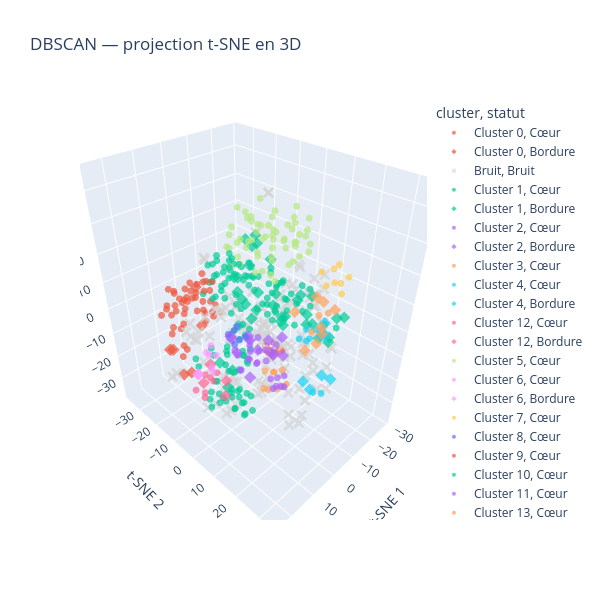

Source (notebook cell):
### Code cell
tsne_3d = TSNE(
    n_components=3,
    metric="cosine",
    perplexity=30,
    init="random",
    learning_rate="auto",
    random_state=42
)

coord_3d = tsne_3d.fit_transform(matrice_tfidf_sublinear.toarray())

visu_3d = visualisation.copy()
visu_3d[["t-SNE 1", "t-SNE 2", "t-SNE 3"]] = coord_3d

fig = px.scatter_3d(
    visu_3d,
    x="t-SNE 1",
    y="t-SNE 2",
    z="t-SNE 3",
    color="cluster",
    symbol="statut",
    symbol_map={"Cœur": "circle", "Bordure": "diamond", "Bruit": "x"},
    color_discrete_map={"Bruit": "lightgray"},
    hover_data=["id", "statut"],
    opacity=0.7,
    title="DBSCAN — projection t-SNE en 3D",
    height=600,
    width=600
)

fig.update_traces(marker_size=4)
fig.update_layout(scene_aspectmode="data")
fig.show()

### Figure 1 — Plotly figure (JSON) as saved in the notebook; plotly's stock layout.template omitted (floating-point values rounded to 4 significant figures; data arrays with more than 128 entries replaced by an {"elided": "..."} marker saying what was removed)
{"data": [{"customdata": [[1, "Cœur"], [18, "Cœur"], [19, "Cœur"], [20, "Cœur"], [21, "Cœur"], [22, "Cœur"], [23, "Cœur"], [24, "Cœur"], [25, "Cœur"], [60, "Cœur"], [61, "Cœur"], [105, "Cœur"], [171, "Cœur"], [172, "Cœur"], [173, "Cœur"], [174, "Cœur"], [175, "Cœur"], [176, "Cœur"], [245, "Cœur"], [263, "Cœur"], [277, "Cœur"], [340, "Cœur"], [341, "Cœur"], [348, "Cœur"], [359, "Cœur"], [360, "Cœur"], [378, "Cœur"], [413, "Cœur"], [440, "Cœur"], [441, "Cœur"], [442, "Cœur"], [443, "Cœur"], [446, "Cœur"], [487, "Cœur"], [488, "Cœur"], [494, "Cœur"], [495, "Cœur"], [496, "Cœur"], [497, "Cœur"]], "hovertemplate": "cluster=Cluster 0<br>statut=%{customdata[1]}<br>t-SNE 1=%{x}<br>t-SNE 2=%{y}<br>t-SNE 3=%{z}<br>id=%{customdata[0]}<extra></extra>", "legendgroup": "Cluster 0, Cœur", "marker": {"color": "#EF553B", "opacity": 0.7, "size": 4, "symbol": "circle"}, "mode": "markers", "name": "Cluster 0, Cœur", "scene": "scene", "showlegend": true, "type": "scatter3d", "x": [9.514, 5.118, 11.69, 0.8828, 1.192, 3.941, 6.172, 11.95, 15.4, 1.091, 10.96, 14.8, 7.28, 3.426, 7.704, 6.189, 7.565, 12.49, -10.21, 16.46, 11.93, 0.05956, 5.164, -7.263, 3.09, 3.295, 17.76, 10.51, 12.33, 12.75, 15.36, 15.63, 15.03, 3.239, -1.501, 13.88, 13.78, 5.413, 7.287], "y": [-15.0, -17.13, -17.87, -17.32, -18.08, -27.76, -25.55, -25.38, -19.95, -21.62, -24.13, -16.08, -17.63, -14.65, -21.82, -31.01, -29.26, -18.38, 0.08593, -12.15, -20.79, -14.71, -16.15, -1.081, -28.43, -24.91, -12.81, -27.73, -22.01, -26.24, -22.71, -25.59, -21.6, -19.5, -18.87, -16.06, -15.62, -22.73, -26.74], "z": [7.523, 2.923, 6.354, -5.214, 0.5693, 2.264, -3.561, -3.183, -3.459, -5.976, 6.241, -9.032, 0.01938, -0.7964, 1.871, 0.02648, -3.376, -2.808, -12.93, -7.329, -6.344, -2.658, -4.299, -13.08, -1.843, -0.3871, -9.846, 5.115, 0.2721, 0.5137, 2.168, -1.503, -7.235, -2.581, -2.504, 7.258, 3.248, 4.311, 0.4128]}, {"customdata": [[3, "Bordure"], [82, "Bordure"], [106, "Bordure"], [117, "Bordure"], [196, "Bordure"], [264, "Bordure"], [365, "Bordure"], [380, "Bordure"], [477, "Bordure"]], "hovertemplate": "cluster=Cluster 0<br>statut=%{customdata[1]}<br>t-SNE 1=%{x}<br>t-SNE 2=%{y}<br>t-SNE 3=%{z}<br>id=%{customdata[0]}<extra></extra>", "legendgroup": "Cluster 0, Bordure", "marker": {"color": "#EF553B", "opacity": 0.7, "size": 4, "symbol": "diamond"}, "mode": "markers", "name": "Cluster 0, Bordure", "scene": "scene", "showlegend": true, "type": "scatter3d", "x": [12.21, 16.95, 20.59, -7.861, -11.76, 20.06, 9.239, 18.66, -9.359], "y": [-9.488, -10.25, -13.74, 1.626, 1.589, -16.22, -14.85, -12.15, -1.428], "z": [1.155, -15.42, -6.003, -16.0, -16.26, -7.739, 11.29, -16.38, -17.13]}, {"customdata": {"elided": "128x2 mixed values"}, "hovertemplate": "cluster=Bruit<br>statut=%{customdata[1]}<br>t-SNE 1=%{x}<br>t-SNE 2=%{y}<br>t-SNE 3=%{z}<br>id=%{customdata[0]}<extra></extra>", "legendgroup": "Bruit, Bruit", "marker": {"color": "lightgray", "opacity": 0.7, "size": 4, "symbol": "x"}, "mode": "markers", "name": "Bruit, Bruit", "scene": "scene", "showlegend": true, "type": "scatter3d", "x": [10.55, 17.3, -24.48, -14.87, -0.7848, 23.59, 23.47, 15.06, -16.24, -20.67, -1.46, -14.44, 7.566, 11.38, 17.72, 15.54, 9.439, 3.248, -24.6, 13.12, -17.61, -17.25, -9.969, -10.45, -6.12, 13.36, 17.85, 15.97, 6.53, -8.74, -2.635, -6.848, -13.77, -13.14, -25.25, 16.42, -25.32, 22.88, 18.9, 12.91, -10.55, -9.685, 13.84, 12.25, 8.401, 12.68, 17.04, -2.873, -13.72, 2.499, 23.63, 1.493, 9.82, 10.14, -3.231, 0.488, 16.43, 4.662, 6.924, -7.835, -10.83, -11.29, -5.148, 1.933, -0.5872, 1.926, 5.989, 6.816, -3.134, -3.26, 10.8, -8.06, -8.699, -13.18, 13.11, -16.25, 9.985, -4.699, -0.3698, 3.846, 8.46, 14.61, 16.37, 9.69, 13.64, 10.53, 14.34, 7.87, -10.49, -10.87, -15.88, 5.795, 8.412, 13.17, 3.693, -0.6468, 0.05835, 5.621, 7.074, -3.274, -0.6365, 24.26, -7.547, -13.71, -9.498, -19.02, 21.31, 20.55, -2.611, -3.318, -9.137, 8.659, 19.85, -9.789, -10.53, -22.74, 25.09, -8.951, -8.758, -7.954, -22.19, -6.537, -0.7384, 3.141, 17.97, 14.44, 0.7902, -4.699], "y": [-9.626, 1.565, 9.096, 7.944, 3.699, 5.052, 7.892, 9.028, -19.31, -14.67, 3.08, -10.32, -21.92, 3.214, 9.169, 8.239, 10.02, 12.13, -10.43, 17.62, -26.45, 3.668, -29.33, -25.89, -4.472, 20.41, 9.609, 11.29, 9.992, 19.2, 0.3789, 17.22, -18.14, -30.6, -11.52, 8.166, -7.756, -0.6642, -4.468, 26.58, -4.947, 23.45, 27.91, 5.909, 26.65, 26.46, 8.096, 27.42, 16.02, 22.34, -8.627, 11.73, 16.64, 13.87, 11.21, 14.08, 6.038, 6.422, 27.35, 17.05, 15.53, 17.6, 26.06, 8.305, 9.892, 16.32, 21.52, 23.58, 24.25, 10.18, 30.72, 18.45, 15.09, 17.36, 16.55, 9.041, 24.14, 1.497, 28.75, 27.46, 20.13, -2.916, -5.589, 27.72, 31.39, 29.78, 28.69, 10.5, 15.66, 12.18, -9.53, -20.82, 12.16, 7.165, 11.67, 7.874, 16.49, -14.14, -12.75, 12.58, 12.42, -10.26, 4.274, -27.73, -9.457, 1.693, 10.49, 9.317, -0.5271, 2.864, 5.897, 0.6749, 0.5556, 6.567, -26.97, -8.498, 0.2395, 14.03, 16.15, 18.3, -16.13, -5.566, 6.149, 9.786, 7.049, 7.487, 6.787, 1.497], "z": [3.365, -20.61, -7.227, -8.029, -26.82, 2.564, 1.97, 18.55, -18.82, -18.75, -23.9, -20.95, -12.62, -11.88, -17.63, 9.815, 11.76, 13.5, -5.064, 17.19, -14.93, 14.92, -13.61, -12.87, 27.69, 18.35, 9.933, 16.7, 15.05, 22.49, -25.2, 21.27, -18.81, -16.61, -7.917, 22.06, -8.139, 12.22, 2.354, -1.539, -12.57, -1.425, -8.112, -11.92, 12.78, 10.89, -2.887, 5.395, 2.217, 2.779, -10.45, 0.4777, 11.75, 11.47, -12.81, -15.96, -14.75, 3.224, 1.179, 11.36, 9.484, 15.92, -12.74, 1.196, -0.7048, 17.51, 22.21, 20.67, -12.89, -15.44, -3.05, 2.246, 2.023, -0.1419, 9.711, 6.645, 11.05, 42.0, 0.5704, 1.032, 8.217, 2.071, 3.06, -1.474, -8.874, -9.486, -11.34, -16.6, 13.87, 12.8, -18.78, -14.52, 16.69, 17.01, -15.87, -9.655, 20.41, 19.55, 21.32, 18.86, 20.3, -12.5, -8.663, -14.19, 3.288, 14.38, -4.835, -1.843, -6.33, -9.291, -15.23, -17.48, -21.18, -9.352, -16.31, -9.723, 10.99, -3.819, -7.382, -9.03, -20.48, -3.671, -18.32, -17.74, -20.3, -18.42, -11.71, 42.0]}, {"customdata": {"elided": "103x2 mixed values"}, "hovertemplate": "cluster=Cluster 1<br>statut=%{customdata[1]}<br>t-SNE 1=%{x}<br>t-SNE 2=%{y}<br>t-SNE 3=%{z}<br>id=%{customdata[0]}<extra></extra>", "legendgroup": "Cluster 1, Cœur", "marker": {"color": "#00cc96", "opacity": 0.7, "size": 4, "symbol": "circle"}, "mode": "markers", "name": "Cluster 1, Cœur", "scene": "scene", "showlegend": true, "type": "scatter3d", "x": [5.737, -0.06716, 12.51, -9.808, -8.68, -12.36, 0.1037, -2.619, 0.6412, -21.85, -13.53, 0.417, 6.42, 4.143, -6.728, -2.883, -2.443, 3.825, 9.24, 11.92, 14.48, -12.24, 7.785, 5.782, 3.705, 0.3657, -7.001, 5.812, -3.565, 10.02, 6.574, -6.874, -9.759, -0.2772, -5.733, 7.666, -9.184, -9.764, -5.352, -7.042, 4.461, -14.68, -11.67, 3.216, 1.171, -8.093, -10.23, 6.445, 5.193, 11.8, 4.523, -0.7472, -4.001, -2.942, 5.92, 9.338, 0.1999, -6.949, -8.367, -0.983, -1.378, -19.51, -9.304, -2.863, 4.162, -1.521, -5.231, -3.856, 3.431, -15.41, 9.046, 2.257, 7.034, 1.082, -5.672, 11.11, 6.852, 10.8, 7.956, 13.09, 10.68, 11.88, 13.01, -9.779, -21.09, -21.96, -20.59, 8.854, -2.022, -15.09, -22.5, 9.015, -3.746, 2.012, 1.809, 2.795, -0.2388, 3.053, -11.99, -11.98, 7.081, -2.71, -0.6538], "y": [-12.59, -12.26, -6.505, 0.3858, 0.4585, -4.052, -8.369, -7.158, 0.3962, 4.491, -2.294, -2.303, -9.882, -10.41, -8.709, -7.455, -8.424, 0.4419, -2.939, -3.612, -4.803, -3.191, 1.541, 1.312, -7.51, -6.135, -8.498, -13.44, 3.048, -6.27, -6.216, 0.3179, 3.468, 9.41, 23.04, -8.212, -13.79, -11.15, -8.758, -8.036, -0.2794, -1.2, -0.9609, -4.95, -0.9238, 5.848, 4.774, -5.857, -1.499, -8.372, -5.269, -7.021, -6.506, -9.514, -5.489, 1.391, 1.198, 4.123, -0.3896, 15.97, -13.56, 1.247, 24.45, -10.17, -5.903, 0.513, -0.6766, 2.566, -8.529, -4.019, 0.6586, 2.345, 3.313, -2.593, -10.4, -14.19, -1.534, -15.77, -1.738, -6.061, -6.401, -3.928, -1.307, -9.268, -2.636, 2.106, 2.248, -3.491, -2.664, -7.903, 4.626, -8.164, -12.61, -5.553, -7.408, 2.822, 2.328, -0.4634, 2.656, 3.571, 3.245, -3.996, -3.547], "z": [-16.46, -19.41, -24.51, 0.662, -2.508, 13.45, 20.05, 16.66, 21.01, 5.12, -0.7574, -30.57, -32.03, -35.86, 10.79, -18.47, -11.86, -36.05, 16.96, 19.53, 15.97, 4.603, 12.22, 9.553, -21.63, -35.2, 7.479, -13.82, 3.714, -21.26, 12.71, 12.03, 13.24, 9.229, 9.418, -34.24, -12.05, -13.0, -11.82, -18.64, -31.02, 8.293, 8.097, -20.74, -15.55, 8.649, 6.777, -16.03, -25.67, -29.74, -31.67, -32.73, -21.24, -26.4, 10.03, -28.74, 13.39, 13.87, 14.9, 7.835, -17.36, -1.009, 6.915, 4.941, -28.64, 5.529, 4.93, 7.002, -13.65, 5.788, 9.248, -34.25, -32.12, -13.34, -20.12, -19.14, -32.88, -16.87, -24.73, -30.81, 17.28, 13.44, 15.94, 8.85, 0.3799, -4.941, 6.076, -29.32, -33.89, -1.009, -1.817, -23.14, -11.25, 20.07, 17.2, 20.0, 18.34, 17.36, -2.187, 1.14, -26.3, 19.27, 15.89]}, {"customdata": [[12, "Bordure"], [27, "Bordure"], [28, "Bordure"], [30, "Bordure"], [43, "Bordure"], [44, "Bordure"], [45, "Bordure"], [47, "Bordure"], [52, "Bordure"], [70, "Bordure"], [100, "Bordure"], [143, "Bordure"], [147, "Bordure"], [157, "Bordure"], [163, "Bordure"], [190, "Bordure"], [191, "Bordure"], [193, "Bordure"], [194, "Bordure"], [229, "Bordure"], [256, "Bordure"], [259, "Bordure"], [278, "Bordure"], [287, "Bordure"], [304, "Bordure"], [313, "Bordure"], [326, "Bordure"], [405, "Bordure"], [452, "Bordure"], [453, "Bordure"], [454, "Bordure"], [465, "Bordure"], [466, "Bordure"], [469, "Bordure"], [480, "Bordure"]], "hovertemplate": "cluster=Cluster 1<br>statut=%{customdata[1]}<br>t-SNE 1=%{x}<br>t-SNE 2=%{y}<br>t-SNE 3=%{z}<br>id=%{customdata[0]}<extra></extra>", "legendgroup": "Cluster 1, Bordure", "marker": {"color": "#00cc96", "opacity": 0.7, "size": 4, "symbol": "diamond"}, "mode": "markers", "name": "Cluster 1, Bordure", "scene": "scene", "showlegend": true, "type": "scatter3d", "x": [-23.49, -9.642, -6.194, -2.217, -17.55, -16.15, -19.11, -2.198, -8.135, -10.67, -5.934, 8.396, -4.217, -5.372, -8.603, -0.918, 2.178, -10.39, -11.28, 2.166, -11.87, -1.804, -5.084, -3.132, -10.6, -5.303, 2.849, -1.808, -8.209, -7.31, -12.68, -18.06, -19.88, 11.17, -8.51], "y": [-0.5334, -8.3, -9.078, -10.15, -6.457, -6.227, 7.634, 21.24, -6.324, -11.9, -12.5, -6.282, -10.8, 7.238, 22.68, 12.46, 14.44, 25.95, 22.98, -3.922, 7.737, -6.26, 21.73, -6.123, -10.93, 25.14, 5.275, -11.75, -8.281, -5.293, -4.628, 6.926, 5.507, 0.362, 4.209], "z": [-0.2981, 24.32, 23.9, 11.74, 0.1489, -3.601, 5.193, 10.37, -1.643, 11.9, 9.015, -14.14, -8.393, 3.902, 1.159, 9.05, 8.638, 10.8, 8.502, 11.3, 7.071, 5.64, 4.105, 3.125, -8.803, 6.052, 15.63, -27.43, 21.1, 23.44, 16.12, -5.8, -3.513, -18.55, -0.9389]}, {"customdata": [[7, "Cœur"], [31, "Cœur"], [84, "Cœur"], [94, "Cœur"], [104, "Cœur"], [354, "Cœur"], [368, "Cœur"], [389, "Cœur"], [394, "Cœur"], [403, "Cœur"], [430, "Cœur"], [436, "Cœur"], [437, "Cœur"], [456, "Cœur"], [464, "Cœur"], [486, "Cœur"]], "hovertemplate": "cluster=Cluster 2<br>statut=%{customdata[1]}<br>t-SNE 1=%{x}<br>t-SNE 2=%{y}<br>t-SNE 3=%{z}<br>id=%{customdata[0]}<extra></extra>", "legendgroup": "Cluster 2, Cœur", "marker": {"color": "#ab63fa", "opacity": 0.7, "size": 4, "symbol": "circle"}, "mode": "markers", "name": "Cluster 2, Cœur", "scene": "scene", "showlegend": true, "type": "scatter3d", "x": [-17.52, -14.53, -20.22, -12.12, -18.49, -13.42, -20.02, -22.44, -18.06, -20.84, -10.63, -16.85, -14.3, -10.73, -11.77, -8.947], "y": [-13.79, -12.37, -21.84, -21.53, -11.02, -14.53, -7.721, -19.42, -19.49, -13.55, -18.36, -14.31, -16.38, -16.74, -13.26, -15.26], "z": [-28.94, -32.49, -30.12, -30.05, -32.75, -27.27, -23.88, -28.39, -29.8, -30.4, -29.73, -34.74, -32.36, -36.02, -29.42, -34.34]}, {"customdata": [[42, "Bordure"], [54, "Bordure"], [55, "Bordure"], [83, "Bordure"], [93, "Bordure"], [130, "Bordure"], [131, "Bordure"], [133, "Bordure"], [393, "Bordure"], [421, "Bordure"], [431, "Bordure"], [472, "Bordure"]], "hovertemplate": "cluster=Cluster 2<br>statut=%{customdata[1]}<br>t-SNE 1=%{x}<br>t-SNE 2=%{y}<br>t-SNE 3=%{z}<br>id=%{customdata[0]}<extra></extra>", "legendgroup": "Cluster 2, Bordure", "marker": {"color": "#ab63fa", "opacity": 0.7, "size": 4, "symbol": "diamond"}, "mode": "markers", "name": "Cluster 2, Bordure", "scene": "scene", "showlegend": true, "type": "scatter3d", "x": [-11.34, -22.21, -18.27, -18.56, -11.0, -15.61, -20.56, -18.7, -20.84, -12.82, -8.821, -16.64], "y": [-22.3, -6.889, -7.373, -20.95, -12.23, -16.91, -12.05, -2.99, -17.98, -24.47, -16.86, -6.553], "z": [-24.61, -21.17, -27.51, -26.36, -37.18, -24.44, -24.62, -25.53, -32.97, -25.49, -26.5, -24.95]}, {"customdata": [[8, "Cœur"], [219, "Cœur"], [220, "Cœur"], [240, "Cœur"], [254, "Cœur"], [255, "Cœur"], [261, "Cœur"], [262, "Cœur"], [291, "Cœur"]], "hovertemplate": "cluster=Cluster 3<br>statut=%{customdata[1]}<br>t-SNE 1=%{x}<br>t-SNE 2=%{y}<br>t-SNE 3=%{z}<br>id=%{customdata[0]}<extra></extra>", "legendgroup": "Cluster 3, Cœur", "marker": {"color": "#FFA15A", "opacity": 0.7, "size": 4, "symbol": "circle"}, "mode": "markers", "name": "Cluster 3, Cœur", "scene": "scene", "showlegend": true, "type": "scatter3d", "x": [4.73, 7.45, 5.923, 8.095, 12.19, 9.605, 11.43, 8.947, 4.823], "y": [17.18, 17.68, 14.79, 20.57, 18.63, 14.91, 16.22, 17.75, 19.01], "z": [-4.673, -10.1, -6.335, -6.725, -6.38, -3.395, -8.069, -2.436, -9.068]}, {"customdata": [[13, "Cœur"], [135, "Cœur"], [149, "Cœur"], [344, "Cœur"], [449, "Cœur"], [479, "Cœur"]], "hovertemplate": "cluster=Cluster 4<br>statut=%{customdata[1]}<br>t-SNE 1=%{x}<br>t-SNE 2=%{y}<br>t-SNE 3=%{z}<br>id=%{customdata[0]}<extra></extra>", "legendgroup": "Cluster 4, Cœur", "marker": {"color": "#19d3f3", "opacity": 0.7, "size": 4, "symbol": "circle"}, "mode": "markers", "name": "Cluster 4, Cœur", "scene": "scene", "showlegend": true, "type": "scatter3d", "x": [-25.23, -25.65, -22.46, -22.64, -25.78, -25.49], "y": [7.784, 5.421, 0.9177, 4.092, 2.973, 1.487], "z": [-15.29, -12.72, -17.68, -17.0, -18.31, -14.78]}, {"customdata": [[17, "Bordure"], [74, "Bordure"], [425, "Bordure"]], "hovertemplate": "cluster=Cluster 4<br>statut=%{customdata[1]}<br>t-SNE 1=%{x}<br>t-SNE 2=%{y}<br>t-SNE 3=%{z}<br>id=%{customdata[0]}<extra></extra>", "legendgroup": "Cluster 4, Bordure", "marker": {"color": "#19d3f3", "opacity": 0.7, "size": 4, "symbol": "diamond"}, "mode": "markers", "name": "Cluster 4, Bordure", "scene": "scene", "showlegend": true, "type": "scatter3d", "x": [-24.54, -29.03, -26.59], "y": [10.57, 5.647, 8.228], "z": [-12.26, -15.59, -9.107]}, {"customdata": [[160, "Cœur"], [161, "Cœur"], [166, "Cœur"], [309, "Cœur"], [459, "Cœur"], [460, "Cœur"], [461, "Cœur"]], "hovertemplate": "cluster=Cluster 12<br>statut=%{customdata[1]}<br>t-SNE 1=%{x}<br>t-SNE 2=%{y}<br>t-SNE 3=%{z}<br>id=%{customdata[0]}<extra></extra>", "legendgroup": "Cluster 12, Cœur", "marker": {"color": "#FF6692", "opacity": 0.7, "size": 4, "symbol": "circle"}, "mode": "markers", "name": "Cluster 12, Cœur", "scene": "scene", "showlegend": true, "type": "scatter3d", "x": [17.53, 18.31, 16.37, 19.64, 23.81, 23.08, 22.41], "y": [2.989, 2.199, -1.654, 0.1136, 0.5893, 3.902, 2.778], "z": [-6.674, -10.03, -12.42, -7.945, -11.02, -10.28, -13.49]}, {"customdata": [[14, "Bordure"], [279, "Bordure"], [321, "Bordure"], [374, "Bordure"]], "hovertemplate": "cluster=Cluster 12<br>statut=%{customdata[1]}<br>t-SNE 1=%{x}<br>t-SNE 2=%{y}<br>t-SNE 3=%{z}<br>id=%{customdata[0]}<extra></extra>", "legendgroup": "Cluster 12, Bordure", "marker": {"color": "#FF6692", "opacity": 0.7, "size": 4, "symbol": "diamond"}, "mode": "markers", "name": "Cluster 12, Bordure", "scene": "scene", "showlegend": true, "type": "scatter3d", "x": [18.12, 18.23, 18.36, 15.28], "y": [-2.909, 7.895, 7.256, -2.654], "z": [-14.26, -6.092, -12.56, -8.329]}, {"customdata": [[26, "Cœur"], [36, "Cœur"], [41, "Cœur"], [56, "Cœur"], [58, "Cœur"], [63, "Cœur"], [64, "Cœur"], [65, "Cœur"], [68, "Cœur"], [71, "Cœur"], [72, "Cœur"], [73, "Cœur"], [95, "Cœur"], [98, "Cœur"], [102, "Cœur"], [103, "Cœur"], [116, "Cœur"], [122, "Cœur"], [124, "Cœur"], [138, "Cœur"], [139, "Cœur"], [144, "Cœur"], [151, "Cœur"], [152, "Cœur"], [167, "Cœur"], [169, "Cœur"], [170, "Cœur"], [177, "Cœur"], [178, "Cœur"], [185, "Cœur"], [237, "Cœur"], [239, "Cœur"], [276, "Cœur"], [288, "Cœur"], [289, "Cœur"], [315, "Cœur"], [322, "Cœur"], [333, "Cœur"], [334, "Cœur"], [335, "Cœur"], [336, "Cœur"], [347, "Cœur"], [366, "Cœur"], [372, "Cœur"], [373, "Cœur"], [377, "Cœur"], [397, "Cœur"], [423, "Cœur"], [432, "Cœur"], [433, "Cœur"], [447, "Cœur"], [448, "Cœur"], [467, "Cœur"], [470, "Cœur"], [471, "Cœur"], [476, "Cœur"], [489, "Cœur"], [491, "Cœur"], [493, "Cœur"]], "hovertemplate": "cluster=Cluster 5<br>statut=%{customdata[1]}<br>t-SNE 1=%{x}<br>t-SNE 2=%{y}<br>t-SNE 3=%{z}<br>id=%{customdata[0]}<extra></extra>", "legendgroup": "Cluster 5, Cœur", "marker": {"color": "#B6E880", "opacity": 0.7, "size": 4, "symbol": "circle"}, "mode": "markers", "name": "Cluster 5, Cœur", "scene": "scene", "showlegend": true, "type": "scatter3d", "x": [3.111, 2.118, 0.125, 6.738, -9.361, -7.419, -7.257, -10.91, 5.142, -0.09578, -3.729, 4.283, 6.36, 7.594, 9.666, 4.661, 6.064, -0.708, 4.692, 8.762, 5.572, 11.64, 11.2, 17.07, 7.693, 4.592, -3.556, 0.3447, -4.724, 8.992, 10.72, 7.635, -0.6849, -2.026, 6.844, 6.816, 1.118, 13.24, -2.736, 2.251, 0.3038, 11.94, 10.67, 9.607, 9.713, 10.96, 3.095, 5.682, -9.179, -7.433, 5.241, 10.33, 1.055, -3.93, -2.606, -3.999, 13.66, 3.765, 11.73], "y": [10.33, 9.912, 8.447, 4.48, 4.711, 8.046, 5.478, 7.831, 12.46, 14.94, 17.09, 17.39, 8.351, 12.34, 16.6, 7.562, 8.242, -0.8826, 6.494, 8.803, 16.54, 12.88, 14.26, 9.626, -1.001, 2.479, 11.72, 19.4, 15.69, 3.838, 1.574, 14.4, 14.53, 13.64, 2.513, -1.743, 7.206, 9.079, 18.19, 18.96, 15.68, 10.77, 18.6, 8.124, 11.83, 17.77, 2.8, 12.64, 11.44, 9.45, -0.04666, 3.182, 5.147, 12.48, 10.14, 5.186, 17.2, 11.35, 6.631], "z": [29.19, 33.71, 40.59, 41.14, 32.23, 32.74, 28.84, 29.75, 33.41, 28.38, 30.63, 30.25, 31.07, 37.39, 33.23, 44.96, 38.79, 34.33, 35.53, 35.53, 37.07, 29.2, 42.31, 31.75, 29.14, 29.54, 38.7, 39.16, 39.32, 29.0, 31.7, 27.37, 39.02, 42.76, 32.88, 32.56, 36.43, 30.66, 33.7, 32.44, 34.3, 37.15, 28.74, 41.6, 32.65, 40.91, 38.18, 42.12, 31.17, 28.03, 40.44, 37.79, 31.75, 31.69, 29.54, 32.02, 32.24, 37.6, 35.21]}, {"customdata": [[35, "Cœur"], [179, "Cœur"], [204, "Cœur"], [282, "Cœur"], [416, "Cœur"], [473, "Cœur"]], "hovertemplate": "cluster=Cluster 6<br>statut=%{customdata[1]}<br>t-SNE 1=%{x}<br>t-SNE 2=%{y}<br>t-SNE 3=%{z}<br>id=%{customdata[0]}<extra></extra>", "legendgroup": "Cluster 6, Cœur", "marker": {"color": "#FF97FF", "opacity": 0.7, "size": 4, "symbol": "circle"}, "mode": "markers", "name": "Cluster 6, Cœur", "scene": "scene", "showlegend": true, "type": "scatter3d", "x": [-0.6419, 2.46, 4.824, 0.2454, 4.11, -0.476], "y": [-18.88, -20.49, -15.12, -21.84, -15.51, -21.38], "z": [-24.14, -21.9, -24.15, -25.07, -26.86, -20.97]}, {"customdata": [[280, "Bordure"], [458, "Bordure"]], "hovertemplate": "cluster=Cluster 6<br>statut=%{customdata[1]}<br>t-SNE 1=%{x}<br>t-SNE 2=%{y}<br>t-SNE 3=%{z}<br>id=%{customdata[0]}<extra></extra>", "legendgroup": "Cluster 6, Bordure", "marker": {"color": "#FF97FF", "opacity": 0.7, "size": 4, "symbol": "diamond"}, "mode": "markers", "name": "Cluster 6, Bordure", "scene": "scene", "showlegend": true, "type": "scatter3d", "x": [9.014, 7.694], "y": [-17.56, -19.24], "z": [-26.13, -27.95]}, {"customdata": [[48, "Cœur"], [69, "Cœur"], [238, "Cœur"], [319, "Cœur"], [332, "Cœur"], [371, "Cœur"], [396, "Cœur"], [490, "Cœur"]], "hovertemplate": "cluster=Cluster 7<br>statut=%{customdata[1]}<br>t-SNE 1=%{x}<br>t-SNE 2=%{y}<br>t-SNE 3=%{z}<br>id=%{customdata[0]}<extra></extra>", "legendgroup": "Cluster 7, Cœur", "marker": {"color": "#FECB52", "opacity": 0.7, "size": 4, "symbol": "circle"}, "mode": "markers", "name": "Cluster 7, Cœur", "scene": "scene", "showlegend": true, "type": "scatter3d", "x": [5.931, 1.788, 4.983, 3.447, 4.347, 6.254, 0.9919, 1.844], "y": [28.88, 29.21, 29.73, 31.75, 33.82, 32.93, 31.07, 33.66], "z": [33.71, 32.94, 29.87, 35.81, 29.21, 32.73, 29.37, 32.6]}, {"customdata": [[75, "Cœur"], [77, "Cœur"], [195, "Cœur"], [226, "Cœur"], [361, "Cœur"], [418, "Cœur"]], "hovertemplate": "cluster=Cluster 8<br>statut=%{customdata[1]}<br>t-SNE 1=%{x}<br>t-SNE 2=%{y}<br>t-SNE 3=%{z}<br>id=%{customdata[0]}<extra></extra>", "legendgroup": "Cluster 8, Cœur", "marker": {"color": "#636efa", "opacity": 0.7, "size": 4, "symbol": "circle"}, "mode": "markers", "name": "Cluster 8, Cœur", "scene": "scene", "showlegend": true, "type": "scatter3d", "x": [3.574, 6.261, 2.093, 5.368, 3.022, 4.989], "y": [-2.857, -4.13, -0.7891, -0.1557, -4.957, -2.755], "z": [-0.1879, -2.538, -4.101, -3.053, -3.251, -6.558]}, {"customdata": [[79, "Cœur"], [80, "Cœur"], [81, "Cœur"], [148, "Cœur"], [338, "Cœur"], [339, "Cœur"], [383, "Cœur"], [385, "Cœur"], [457, "Cœur"]], "hovertemplate": "cluster=Cluster 9<br>statut=%{customdata[1]}<br>t-SNE 1=%{x}<br>t-SNE 2=%{y}<br>t-SNE 3=%{z}<br>id=%{customdata[0]}<extra></extra>", "legendgroup": "Cluster 9, Cœur", "marker": {"color": "#EF553B", "opacity": 0.7, "size": 4, "symbol": "circle"}, "mode": "markers", "name": "Cluster 9, Cœur", "scene": "scene", "showlegend": true, "type": "scatter3d", "x": [-8.673, -7.851, -8.206, -11.05, -9.226, -11.32, -4.229, -4.311, -7.258], "y": [-33.6, -36.48, -29.7, -31.6, -34.8, -35.55, -35.86, -32.68, -32.05], "z": [-7.054, -5.04, -4.833, -3.272, -0.4354, -4.938, -2.594, -5.438, -1.89]}, {"customdata": [[87, "Cœur"], [88, "Cœur"], [89, "Cœur"], [90, "Cœur"], [200, "Cœur"], [201, "Cœur"], [202, "Cœur"], [203, "Cœur"], [260, "Cœur"], [265, "Cœur"], [266, "Cœur"], [269, "Cœur"], [270, "Cœur"], [406, "Cœur"], [407, "Cœur"]], "hovertemplate": "cluster=Cluster 10<br>statut=%{customdata[1]}<br>t-SNE 1=%{x}<br>t-SNE 2=%{y}<br>t-SNE 3=%{z}<br>id=%{customdata[0]}<extra></extra>", "legendgroup": "Cluster 10, Cœur", "marker": {"color": "#00cc96", "opacity": 0.7, "size": 4, "symbol": "circle"}, "mode": "markers", "name": "Cluster 10, Cœur", "scene": "scene", "showlegend": true, "type": "scatter3d", "x": [-5.91, -7.489, -9.565, -9.52, -6.266, -9.781, -13.7, -14.32, -7.758, -10.49, -10.81, -9.926, -12.74, -14.59, -12.16], "y": [-22.73, -25.79, -20.45, -20.8, -27.54, -29.28, -22.38, -20.82, -24.5, -27.74, -24.26, -23.27, -23.71, -25.97, -26.5], "z": [5.77, 3.293, 7.978, 3.675, 7.289, 5.521, 2.705, 7.107, 9.698, 9.239, 6.045, 0.2225, 10.73, 6.283, 2.415]}, {"customdata": [[150, "Cœur"], [153, "Cœur"], [154, "Cœur"], [355, "Cœur"], [367, "Cœur"], [455, "Cœur"], [468, "Cœur"]], "hovertemplate": "cluster=Cluster 11<br>statut=%{customdata[1]}<br>t-SNE 1=%{x}<br>t-SNE 2=%{y}<br>t-SNE 3=%{z}<br>id=%{customdata[0]}<extra></extra>", "legendgroup": "Cluster 11, Cœur", "marker": {"color": "#ab63fa", "opacity": 0.7, "size": 4, "symbol": "circle"}, "mode": "markers", "name": "Cluster 11, Cœur", "scene": "scene", "showlegend": true, "type": "scatter3d", "x": [-14.77, -9.133, -10.82, -8.346, -11.79, -10.83, -11.76], "y": [1.307, 4.941, 1.66, 2.021, 4.114, -1.56, 0.5028], "z": [-29.96, -28.94, -28.14, -31.36, -31.48, -30.82, -33.65]}, {"customdata": [[162, "Cœur"], [296, "Cœur"], [298, "Cœur"]], "hovertemplate": "cluster=Cluster 13<br>statut=%{customdata[1]}<br>t-SNE 1=%{x}<br>t-SNE 2=%{y}<br>t-SNE 3=%{z}<br>id=%{customdata[0]}<extra></extra>", "legendgroup": "Cluster 13, Cœur", "marker": {"color": "#FFA15A", "opacity": 0.7, "size": 4, "symbol": "circle"}, "mode": "markers", "name": "Cluster 13, Cœur", "scene": "scene", "showlegend": true, "type": "scatter3d", "x": [1.698, -0.4137, -0.9654], "y": [24.19, 27.42, 24.16], "z": [11.36, 18.09, 15.43]}, {"customdata": [[183, "Bordure"], [249, "Bordure"], [297, "Bordure"], [310, "Bordure"], [311, "Bordure"], [337, "Bordure"], [345, "Bordure"], [346, "Bordure"]], "hovertemplate": "cluster=Cluster 13<br>statut=%{customdata[1]}<br>t-SNE 1=%{x}<br>t-SNE 2=%{y}<br>t-SNE 3=%{z}<br>id=%{customdata[0]}<extra></extra>", "legendgroup": "Cluster 13, Bordure", "marker": {"color": "#FFA15A", "opacity": 0.7, "size": 4, "symbol": "diamond"}, "mode": "markers", "name": "Cluster 13, Bordure", "scene": "scene", "showlegend": true, "type": "scatter3d", "x": [3.267, 3.01, -4.241, 1.192, 4.325, 3.43, -2.731, -1.605], "y": [23.56, 19.03, 26.79, 27.18, 27.91, 28.32, 21.65, 24.78], "z": [5.481, 15.88, 16.85, 11.96, 11.04, 16.0, 19.22, 19.73]}, {"customdata": [[222, "Cœur"], [242, "Cœur"]], "hovertemplate": "cluster=Cluster 14<br>statut=%{customdata[1]}<br>t-SNE 1=%{x}<br>t-SNE 2=%{y}<br>t-SNE 3=%{z}<br>id=%{customdata[0]}<extra></extra>", "legendgroup": "Cluster 14, Cœur", "marker": {"color": "#19d3f3", "opacity": 0.7, "size": 4, "symbol": "circle"}, "mode": "markers", "name": "Cluster 14, Cœur", "scene": "scene", "showlegend": true, "type": "scatter3d", "x": [2.344, 1.974], "y": [26.82, 29.42], "z": [-8.637, -7.46]}, {"customdata": [[221, "Bordure"], [241, "Bordure"], [243, "Bordure"], [252, "Bordure"]], "hovertemplate": "cluster=Cluster 14<br>statut=%{customdata[1]}<br>t-SNE 1=%{x}<br>t-SNE 2=%{y}<br>t-SNE 3=%{z}<br>id=%{customdata[0]}<extra></extra>", "legendgroup": "Cluster 14, Bordure", "marker": {"color": "#19d3f3", "opacity": 0.7, "size": 4, "symbol": "diamond"}, "mode": "markers", "name": "Cluster 14, Bordure", "scene": "scene", "showlegend": true, "type": "scatter3d", "x": [4.476, 5.21, -3.625, -2.879], "y": [24.64, 27.76, 28.28, 25.62], "z": [-4.366, -4.884, -6.467, -6.251]}], "layout": {"height": 600, "legend": {"title": {"text": "cluster, statut"}, "tracegroupgap": 0}, "scene": {"aspectmode": "data", "domain": {"x": [0, 1], "y": [0, 1]}, "xaxis": {"title": {"text": "t-SNE 1"}}, "yaxis": {"title": {"text": "t-SNE 2"}}, "zaxis": {"title": {"text": "t-SNE 3"}}}, "title": {"text": "DBSCAN — projection t-SNE en 3D"}, "width": 600}}
